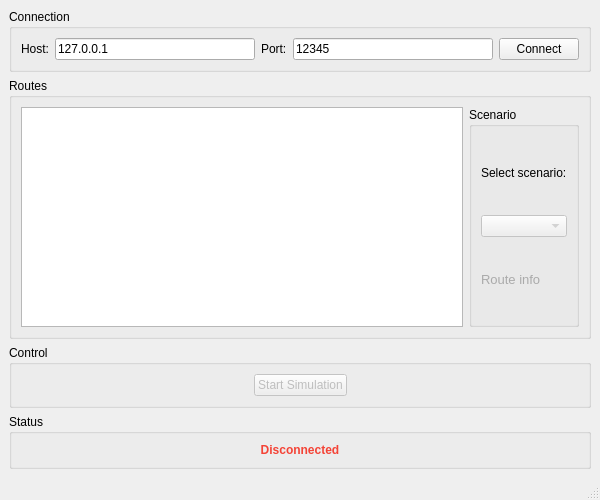
<?xml version="1.0" encoding="UTF-8"?>
<ui version="4.0">
 <class>MainWindow</class>
 <widget class="QMainWindow" name="MainWindow">
  <property name="geometry">
   <rect>
    <x>0</x>
    <y>0</y>
    <width>600</width>
    <height>500</height>
   </rect>
  </property>
  <property name="windowTitle">
   <string>Railway Simulator Client</string>
  </property>
  <widget class="QWidget" name="centralwidget">
   <layout class="QVBoxLayout" name="verticalLayout">
    <item>
     <widget class="QGroupBox" name="groupConnection">
      <property name="title">
       <string>Connection</string>
      </property>
      <layout class="QGridLayout" name="gridLayout">
       <item row="0" column="0">
        <widget class="QLabel" name="labelHost">
         <property name="text">
          <string>Host:</string>
         </property>
        </widget>
       </item>
       <item row="0" column="1">
        <widget class="QLineEdit" name="editHost">
         <property name="text">
          <string>127.0.0.1</string>
         </property>
         <property name="placeholderText">
          <string>IP address</string>
         </property>
        </widget>
       </item>
       <item row="0" column="2">
        <widget class="QLabel" name="labelPort">
         <property name="text">
          <string>Port:</string>
         </property>
        </widget>
       </item>
       <item row="0" column="3">
        <widget class="QLineEdit" name="editPort">
         <property name="text">
          <string>12345</string>
         </property>
         <property name="placeholderText">
          <string>Port</string>
         </property>
         <property name="inputMask">
          <string>00000</string>
         </property>
         <property name="maxLength">
          <number>5</number>
         </property>
        </widget>
       </item>
       <item row="0" column="4">
        <widget class="QPushButton" name="btnConnect">
         <property name="text">
          <string>Connect</string>
         </property>
         <property name="checkable">
          <bool>true</bool>
         </property>
         <property name="objectName">
          <string>btnConnect</string>
         </property>
        </widget>
       </item>
      </layout>
     </widget>
    </item>
    <item>
     <widget class="QGroupBox" name="groupRoutes">
      <property name="title">
       <string>Routes</string>
      </property>
      <layout class="QHBoxLayout" name="horizontalLayout">
       <item>
        <widget class="QListWidget" name="listRoutes">
         <property name="minimumHeight">
          <number>150</number>
         </property>
        </widget>
       </item>
       <item>
        <widget class="QGroupBox" name="groupScenario">
         <property name="title">
          <string>Scenario</string>
         </property>
         <property name="minimumWidth">
          <number>150</number>
         </property>
         <layout class="QVBoxLayout" name="verticalLayout_2">
          <item>
           <widget class="QLabel" name="labelScenarioInfo">
            <property name="text">
             <string>Select scenario:</string>
            </property>
            <property name="wordWrap">
             <bool>true</bool>
            </property>
           </widget>
          </item>
          <item>
           <widget class="QComboBox" name="comboScenarios">
            <property name="enabled">
             <bool>false</bool>
            </property>
           </widget>
          </item>
          <item>
           <widget class="QLabel" name="labelRouteInfo">
            <property name="text">
             <string>Route info</string>
            </property>
            <property name="wordWrap">
             <bool>true</bool>
            </property>
            <property name="styleSheet">
             <string notr="true">font-weight: normal; font-size: 10pt; color: #aaa;</string>
            </property>
           </widget>
          </item>
         </layout>
        </widget>
       </item>
      </layout>
     </widget>
    </item>
    <item>
     <widget class="QGroupBox" name="groupControl">
      <property name="title">
       <string>Control</string>
      </property>
      <layout class="QHBoxLayout" name="horizontalLayout_2">
       <item>
        <spacer name="horizontalSpacer">
         <property name="orientation">
          <enum>Qt::Horizontal</enum>
         </property>
         <property name="sizeHint" stdset="0">
          <size>
           <width>40</width>
           <height>20</height>
          </size>
         </property>
        </spacer>
       </item>
       <item>
        <widget class="QPushButton" name="btnStart">
         <property name="text">
          <string>Start Simulation</string>
         </property>
         <property name="checkable">
          <bool>true</bool>
         </property>
         <property name="enabled">
          <bool>false</bool>
         </property>
         <property name="objectName">
          <string>btnStart</string>
         </property>
        </widget>
       </item>
       <item>
        <spacer name="horizontalSpacer_2">
         <property name="orientation">
          <enum>Qt::Horizontal</enum>
         </property>
         <property name="sizeHint" stdset="0">
          <size>
           <width>40</width>
           <height>20</height>
          </size>
         </property>
        </spacer>
       </item>
      </layout>
     </widget>
    </item>
    <item>
     <widget class="QGroupBox" name="groupStatus">
      <property name="title">
       <string>Status</string>
      </property>
      <layout class="QVBoxLayout" name="verticalLayout_3">
       <item>
        <widget class="QLabel" name="labelStatus">
         <property name="text">
          <string>Disconnected</string>
         </property>
         <property name="styleSheet">
          <string notr="true">font-weight: bold; color: #f44336;</string>
         </property>
         <property name="alignment">
          <set>Qt::AlignCenter</set>
         </property>
        </widget>
       </item>
      </layout>
     </widget>
    </item>
   </layout>
  </widget>
  <widget class="QStatusBar" name="statusbar"/>
 </widget>
 <resources/>
 <connections/>
</ui>
